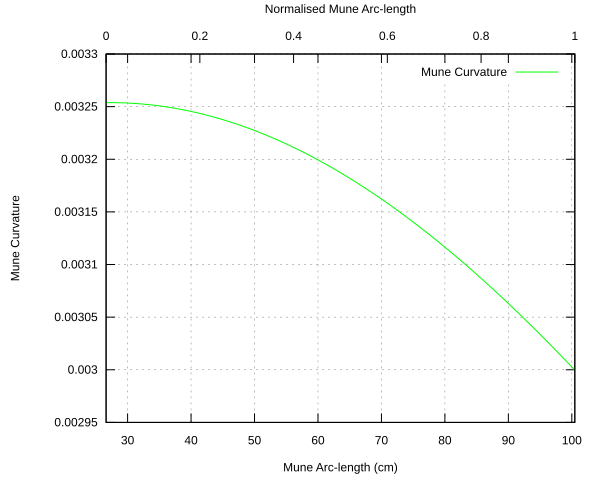

Here is the gnuplot script that generated this plot:
set datafile separator ','
set key autotitle columnhead
set xrange [26.60989341307744:100.473414986059]
set xlabel "Mune Arc-length (cm)"
set x2tics
set x2tics nomirror
set x2range [0:1]
set x2label "Normalised Mune Arc-length"
set ylabel "Mune Curvature"
set grid
set terminal svg
set output "/Users/gvn/Documents/Entrolution/Development/BayKen/src/main/results/Pony/99aa5100ef15cb8f9e2357c7a9633a1cd4d8edf5cdc08b4647f9d179/517cf6dc3fab503ac64ea0d6b2abc5d1d9b8fca85b05e2fd0f005df2/results/profile_data__mune_curvature.svg"
p "/Users/gvn/Documents/Entrolution/Development/BayKen/src/main/results/Pony/99aa5100ef15cb8f9e2357c7a9633a1cd4d8edf5cdc08b4647f9d179/517cf6dc3fab503ac64ea0d6b2abc5d1d9b8fca85b05e2fd0f005df2/results/profile_data.csv" using 1:4 w l lt rgb "green"
